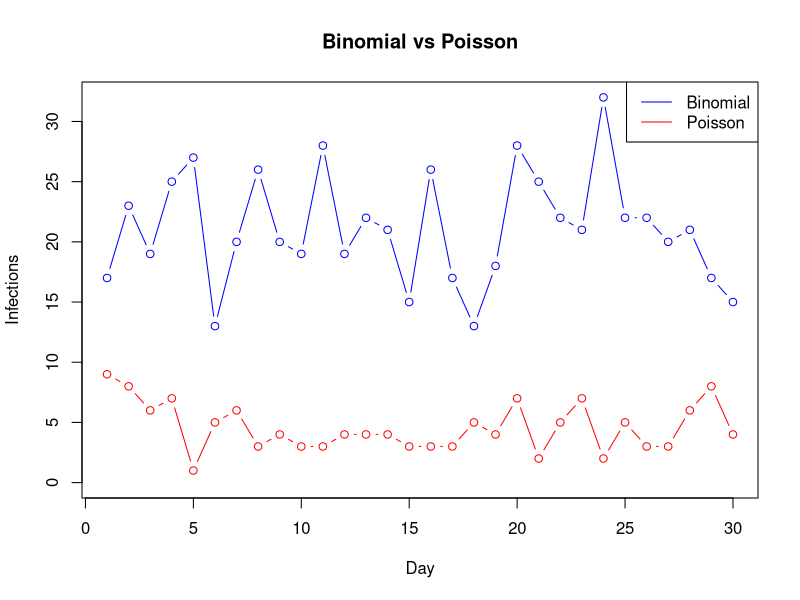

Write the R code that produced this figure.
set.seed(123)

setwd("c:/Users/me/test-practice-others/DSC 10/Project Test")

population <- 1000
prob_infection <- 0.02 
lambda <- 5

binom_cases <- rbinom(30, population, prob_infection)
pois_cases <- rpois(30, lambda)

png("Binomial_vs_Poisson.png")

# Set ylim to cover the range of both binom_cases and pois_cases
plot(binom_cases, 
     type="b", 
     col="blue", 
     ylab="Infections",
     xlab="Day", 
     main="Binomial vs Poisson",
     ylim=c(0, max(c(binom_cases, pois_cases))))  # Adjust y-axis limits

lines(pois_cases, 
      type="b", 
      col="red")

legend("topright", 
       legend=c("Binomial", "Poisson"), 
       col=c("blue", "red"), 
       lty=1)

dev.off()